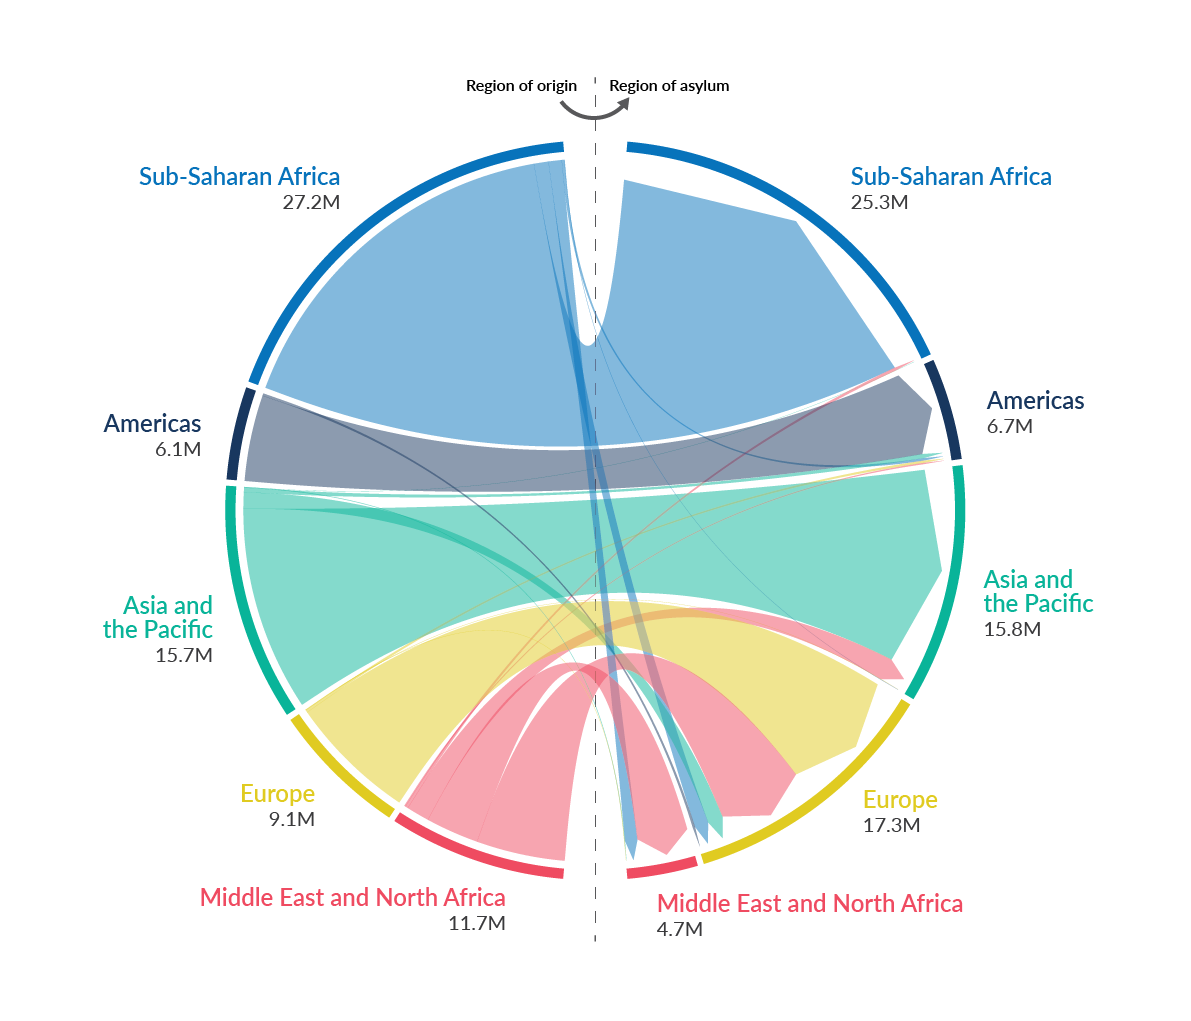

The script that drew this image:
# Global Trends 2022 | Chord diagram by region
# Data source: UNHCR Refugee Data Finder


# load packages -----------------------------------------------------------

library(tidyverse)
library(circlize)


# load data ---------------------------------------------------------------

df_flows <- readr::read_csv(here::here("2023-06-gt2022", "flows_all_region.csv"))



# wrangle data ------------------------------------------------------------

ori_label <- df_flows |>
  group_by(OriginRegion) |>
  summarise(pop = round(sum(Count)/1e6,1)) |>
  mutate(origin_label = paste0(OriginRegion, "\n", pop, "M")) |>
  select(-pop)

asy_label <- df_flows |>
  group_by(AsylumRegion) |>
  summarise(pop = round(sum(Count)/1e6,1)) |>
  mutate(asylum_label = paste0(AsylumRegion, "\n", pop, "M")) |>
  select(-pop)

df_plot <- df_flows |>
  left_join(ori_label, by = "OriginRegion") |>
  left_join(asy_label, by = "AsylumRegion") |>
  select(origin_label, asylum_label, Count)


# plot --------------------------------------------------------------------

# color palette
region_color <- rep(c(unhcrthemes::unhcr_pal(name = "pal_unhcr_region")[1],
                 unhcrthemes::unhcr_pal(name = "pal_unhcr_region")[4:7]),
                 each = 2)

color_name <- df_plot |>
  pivot_longer(cols = c("origin_label", "asylum_label"),
               values_to = "region") |>
  select(region) |>
  distinct(region) |>
  arrange(region) |>
  pull(region)

chord_color <- setNames(region_color, color_name)

# slice order
ori_order <- df_plot |>
  distinct(origin_label) |>
  arrange(origin_label) |>
  pull(origin_label)

asy_order <- df_plot |>
  distinct(asylum_label) |>
  arrange(desc(asylum_label)) |>
  pull(asylum_label)

chord_order <- c(ori_order, asy_order)

# parameters
circos.clear()
circos.par(start.degree = 90, clock.wise = FALSE)

# plot
chordDiagram(df_plot,
             order = chord_order,
             grid.col = chord_color,
             direction.type = c("arrows"),
             transparency = 0.5,
             directional = 1,
             link.arr.type = "big.arrow",
             link.arr.length = 0.05,
             link.sort = TRUE,
             annotationTrack = c("name", "grid"),
             annotationTrackHeight = c(0.05, 0.025))

# extra base R plot stuff not included in SVG export
# abline(v = 0, lty = 2, col = "#00000080")
# title("From which region refugees are coming from and where are they going?")
